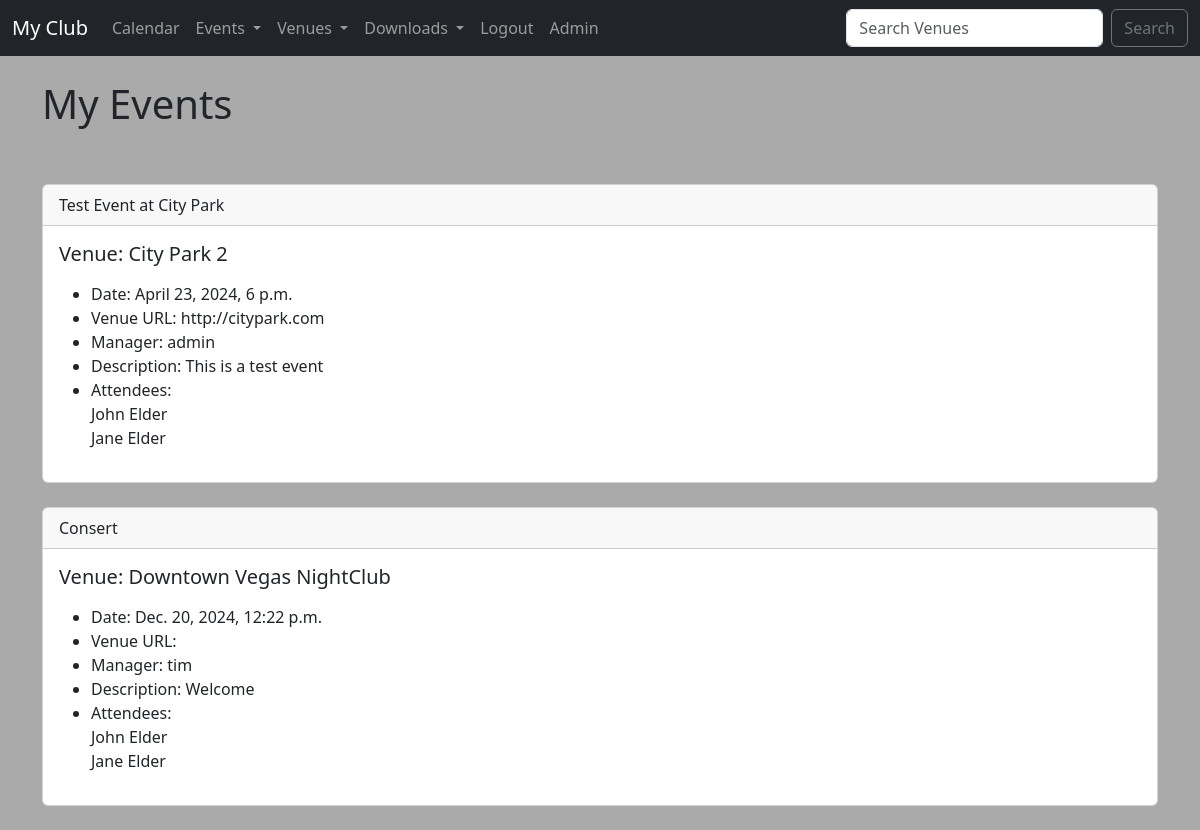
/my_events/ (signed in), run on the app's committed database.
### events/models.py (models this page shows)
class Event(models.Model):
    name = models.CharField(max_length=120)
    event_date = models.DateTimeField()
    venue = models.ForeignKey(Venue, blank=True, null=True, on_delete=models.CASCADE)
    manager = models.ForeignKey(User, blank=True, null=True, on_delete=models.SET_NULL)
    description = models.TextField(blank=True)
    attendees = models.ManyToManyField(MyClubUser, blank=True)
    def __str__(self):
        return self.name

class Venue(models.Model):
    name = models.CharField(max_length=120)
    address = models.CharField(max_length=300)
    zip_code = models.CharField(max_length=15)
    phone = models.CharField(max_length=25, blank=True)
    web = models.URLField(blank=True)
    email_address = models.EmailField(blank=True)
    owner = models.IntegerField(blank=False, default=1)
    venue_image = models.ImageField(null=True, blank=True, upload_to="images/")
    def __str__(self):
        return self.name

class MyClubUser(models.Model):
    first_name = models.CharField(max_length=30)
    last_name = models.CharField(max_length=30)
    email = models.EmailField()
    def __str__(self):
        return self.first_name + ' ' + self.last_name

### events/views.py (the view)
# urls.py: path('my_events/', views.my_events, name="my-events"),
def my_events(request):
    me = request.user.id
    events = Event.objects.filter(attendees = me)
    context = {
        "events" : events,
    }
    if request.user.is_authenticated:
        return render(request, 'my_events.html', context)
    else:
        messages.success(request, ("You Aren't Authorized To View This Page!"))
        return redirect('home')

### events/templates/my_events.html (shortened to what this page needs)
{% extends 'base.html' %}
{% block content %}
    <h1>My Events</h1>
    <br>
    <br>
{% for event in events %}
<div class="card">
    <div class="card-header">
        {{ event }}
    </div>
    <div class="card-body">
      <h5 class="card-title">Venue: {{ event.venue }}</h5>
      <p class="card-text">
        <ul>
            <li>Date: {{ event.event_date }}</li>
            <li>Venue URL: {{ event.venue.web }}</li>
            <li>Manager: {{ event.manager }}</li>
            <li>Description: {{ event.description }}</li>
            <li>Attendees:<br>
                {% for user in event.attendees.all %}
                     {{ user }} <br>
                {% endfor %}
            </li>
        </ul>
      </p>
    </div>
</div>
<br>
{% endfor %}
{% endblock %}

### data on the page
Event: name "Test Event at City Park", venue "City Park 2", event_date "April 23, 2024, 6 p.m.", venue.web "http://citypark.com", manager "admin", description "This is a test event"
MyClubUser: first_name+last_name "John Elder"
MyClubUser: first_name+last_name "Jane Elder"
Event: name "Consert", venue "Downtown Vegas NightClub", event_date "Dec. 20, 2024, 12:22 p.m.", manager "tim", description "Welcome"
